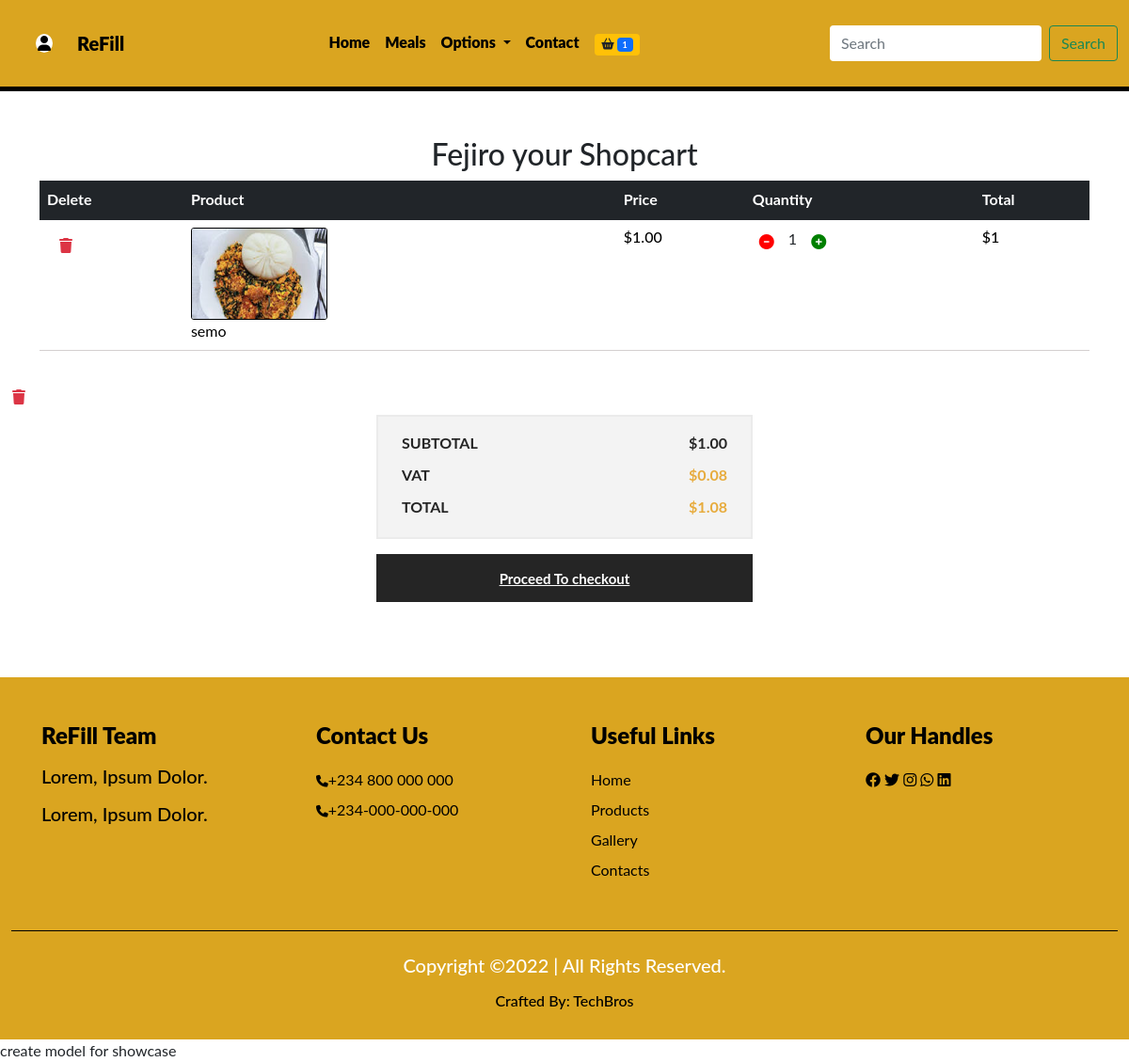
The page /mycart (signed in) on the database its author committed.
### dashboard/models.py (models this page shows, shortened)
class Profile(models.Model):
    user = models.OneToOneField(User, on_delete=models.CASCADE)
    first_name = models.CharField(max_length=250)
    last_name = models.CharField(max_length=250)
    email = models.EmailField(max_length=250)
    phone = models.CharField(max_length=20)
    address = models.CharField(max_length=250)
    city = models.CharField(max_length=250)
    state = models.CharField(max_length=250)
    profile_pix = models.ImageField(upload_to='dashboard', default='dashboard/avatar.jpg')

### cart/models.py (models this page shows, shortened)
class Shopcart(models.Model):
    user = models.ForeignKey(User, on_delete=models.CASCADE)
    dish = models.ForeignKey(Dish, on_delete=models.CASCADE)
    c_name = models.CharField(max_length=50)
    quantity = models.IntegerField()
    c_price = models.IntegerField()
    amount = models.IntegerField()
    cart_code = models.CharField(max_length=255, default='a')
    paid = models.BooleanField(default=False)
    class Meta:
        db_table = 'Shopcart'
        managed = True
        verbose_name = 'Shopcart'
        verbose_name_plural = 'Shopcart'

### techbro/models.py (models this page shows, shortened)
class Dish(models.Model):
    category = models.ForeignKey(Category, on_delete=models.CASCADE)
    breakfast = models.BooleanField(default=False)
    lunch = models.BooleanField(default=False)
    dinner = models.BooleanField(default=False)
    appetizer = models.BooleanField(default=False)
    dessert = models.BooleanField(default=False)
    drink = models.BooleanField(default=False)
    name = models.CharField(max_length=50)
    image = models.ImageField(upload_to='food', default='pix.jpg', blank=True, null=True)
    price = models.IntegerField(default=0)
    min = models.IntegerField(default=0)
    max = models.IntegerField(default=0)
    in_stock = models.BooleanField(default=False)
    special = models.BooleanField(default=False)
    description = models.TextField(default='a')
    class Meta:
        db_table = 'dish'
        managed = True
        verbose_name = 'Dish'
        verbose_name_plural = 'Dishes'

### techbro/views.py (the view)
# urls.py: path('mycart', mycart, name='mycart'),
@login_required(login_url='signin')
def mycart(request):
    profile = Profile.objects.get(user__username = request.user.username)
    shopcart = Shopcart.objects.filter(user__username = request.user.username, paid=False)
    subtotal = 0
    vat = 0
    total = 0
    for item in shopcart:
        subtotal += item.amount
    vat = 0.075 * subtotal
    total = vat + subtotal
    context = {
        'profile' :profile,
        'shopcart' :shopcart,
        'subtotal' :subtotal,
        'vat' :vat,
        'total' :total,
    }
    return render(request, 'cart.html', context)

### techbro/context_processor.py (called while the page is built)
def cartcount(request):
    count = Shopcart.objects.filter(user__username = request.user.username, paid=False)
    itemcount = 0
    for item in count:
        itemcount += int(item.user.id)
    context = {
        'itemcount' : itemcount
    }
    return context

### techbro/templates/cart.html (shortened to what this page needs)
{% extends 'base.html' %}
{% load humanize %}
{% block header %} {% include 'header.html' %}{% endblock header %}
{% block content %}
<section class="mt-5">
    <div class="container cart">
      <div class="table-responsive">
        <h2 class="text-center">{{profile.first_name|title}} your Shopcart</h2>
        <table class="table">
          <thead class="thead bg-dark">
            {% if shopcart %}
                {% for items in shopcart%}
            <tr>
              <th scope="col" class="text-white">Delete</th>
              <th scope="col" class="text-white">Product</th>
              <th scope="col" class="text-white">Price</th>
              <th scope="col" class="text-white">Quantity</th>
              <th scope="col" class="text-white">Total</th>
            </tr>
          </thead>
          <tbody>
            <tr>
                <td>
                    <form action="{% url 'deletemeal' %}" method="POST">
                        <button type="submit" class="btn btn-transparent text-danger"><i class="fa-solid fa-trash"></i></button>
                    </form>
                </td>
              <td>
                <div class="main">
                  <div class="d-flex">
                    <img src="{{items.dish.image.url}}" alt="">
                  </div>
                  <div class="des">
                    <p>{{items.c_name}}</p>
                  </div>
                </div>
              </td>
              <td>
                <h6>${{items.c_price|floatformat:2|intcomma}}</h6>
              </td>
              <td>
                <div class="counter d-flex">
                  <form action="{% url 'decrease' %}" method="POST">
                    <button type="submit" class="bg-transparent border-0"><i class="fa-solid fa-circle-minus"></i></button>
                  </form>
                  <span class="ms-2 me-2">{{items.quantity}}</span>
                  <form action="{% url 'increase' %}" method="POST">
                    <button type="submit" class="bg-transparent border-0"><i class="fa-solid fa-circle-plus"></i></button>
                  </form>
                </div>
              </td>
              <td>
                <h5>${{items.amount}}</h5>
              </td>
            </tr>
                {% endfor %}
            {% endif %}
          </tbody>
        </table>
      </div>
    </div>
    <div>
      <form action="{% url 'deleteallmeal' %}" method="POST">
            <button type="submit" class="btn btn-transparent text-danger"><i class="fa-solid fa-trash"></i></button>
        </form>
    </div>
  </section>
  <div class="col-lg-4 offset-lg-4">
    <div class="checkout">
      <ul>
        <li class="Subtotal">Subtotal
          <span>${{subtotal|floatformat:2|intcomma}}</span>
        </li>
        <li class="cart-total">Vat
          <span>${{vat|floatformat:2|intcomma}}</span>
        </li>
        <li class="cart-total">Total
          <span>${{total|floatformat:2|intcomma}}</span>
        </li>
      </ul>
      <a href="{% url 'checkout' %}" class="proceed-btn">Proceed To checkout</a>
    </div>
  </div>
{% endblock content%}
{% block footer %} {% include 'footer.html' %}{% endblock footer %}

### techbro/static/css/index.css (style rules this page uses)
* { margin: 0; padding: 0; box-sizing: border-box; }

### techbro/static/css/dash.css (style rules this page uses)
* { box-sizing: border-box; margin: 0; padding: 0; }

### techbro/static/css/nedu.css (style rules this page uses)
* { padding: 0; margin: 0; box-sizing: border-box; }
:root { --body: white; --navbody: pink; --navbar: #0f0f0ffb; --text: #f8aa02; --navback: #003566; --moon: black; }
body { font-family: 'Lato', sans-serif; background: var(--body); }
.main .d-flex img { width: 145px; height: 98px; }
.cart .table { margin-bottom: 30px; border-bottom: 1px solid rgb(212, 207, 207); }
.cart .table thead tr th { border-top: 0px; font-size: 16px; font-weight: bold; border-bottom: 0px; }
.cart .table tbody tr td .main .d-flex { padding-right: 30px; }
.cart .table tbody tr td .main .d-flex img { border: 1px solid var(--moon); border-radius: 3px; }
.cart .table tbody tr td .main .des { vertical-align: middle; align-self: center; }
.cart .table tbody tr td .main .des p { margin-bottom: 0px; color: var(--moon); }
.cart .table tbody tr td h6 { font-size: 16px; color: var(--moon); margin-bottom: 0px; }
.cart .table tbody tr td h5 { font-size: 16px; color: var(--moon); margin-bottom: 0px; }
.cart .table tbody tr td .counter { margin-bottom: 0px; }
.counter i { padding: 7px; display: inline-block; position: relative; }
.counter .fa-circle-minus { color: red; }
.counter .fa-circle-plus { color: green; }
.checkout ul { border: 2px solid #ebebeb; background: #f3f3f3; padding-left: 25px; padding-right: 25px; padding-top: 16px; padding-bottom: 20px; }
.checkout ul li { list-style: none; font-size: 16px; font-weight: bold; color: #252525; text-transform: uppercase; overflow: hidden; }
.checkout ul li.cart-total { padding-top: 10px; }
.checkout ul li.cart-total span { color: #e7ab3c; }
.checkout ul li span { float: right; }
.checkout .proceed-btn { font-size: 15px; font-weight: bold; color: #fff; background: #252525; text-transform: uppercase; padding: 15px 25px 14px 25px; display: block; text-align: center; text-transform: none; }

### techbro/static/css/style.css (style rules this page uses)
* { margin: 0; padding: 0; box-sizing: border-box; }

### rows shown on the page
Profile: first_name "Fejiro"
Shopcart: dish.image (picture), c_name "semo", c_price "1.00", quantity "1", amount "1"

### other values the page prints
{{ itemcount }} "1"
{{ subtotal|floatformat:2|intcomma }} "1.00"
{{ vat|floatformat:2|intcomma }} "0.08"
{{ total|floatformat:2|intcomma }} "1.08"
